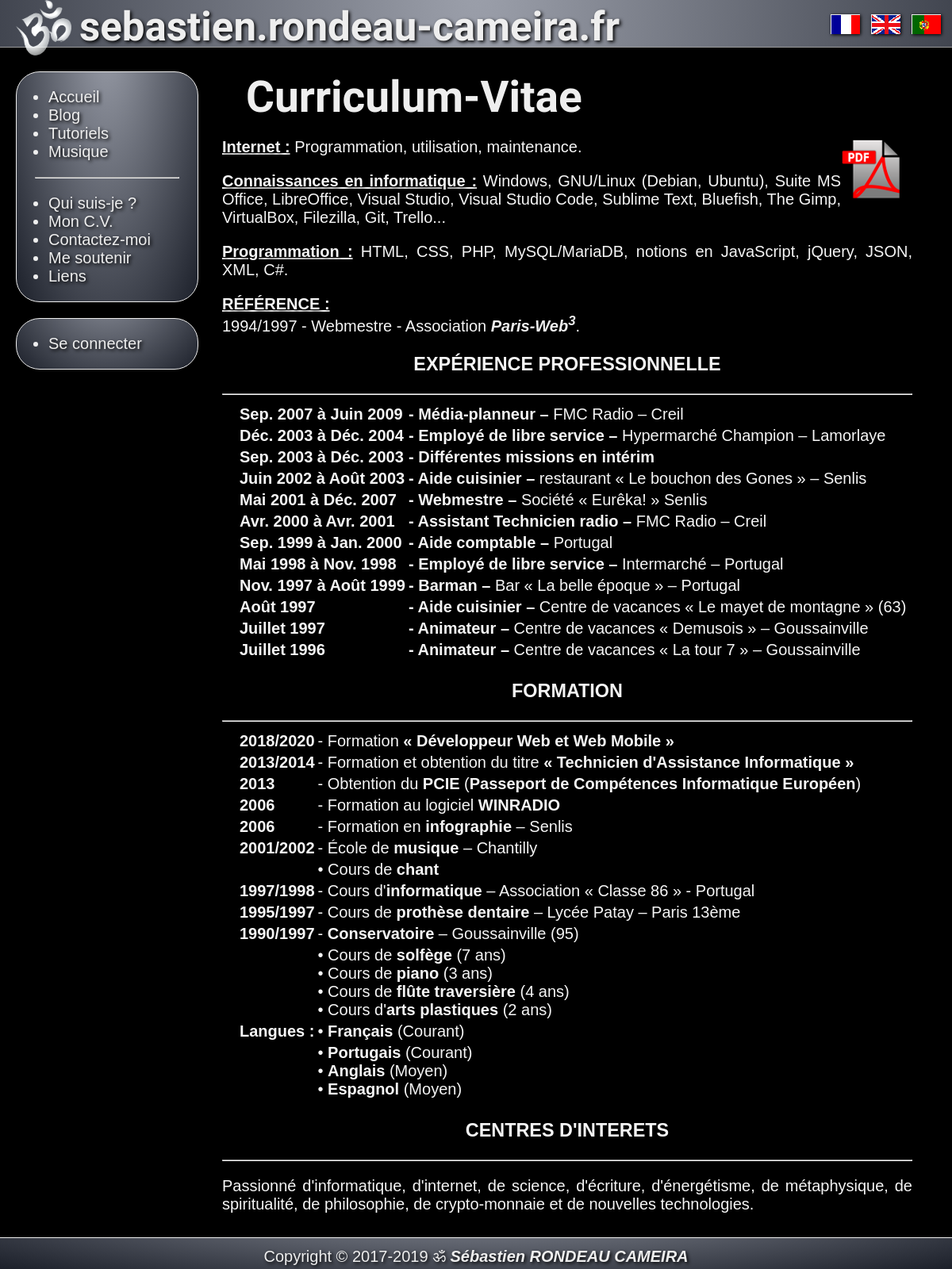
Page /?page=cv on the committed database.
### tables this page shows
CREATE TABLE IF NOT EXISTS `pages_fr` (
`page_id` int(11) NOT NULL,
  `page_slug` varchar(11) NOT NULL,
  `page_title` varchar(50) NOT NULL,
  `page_content` longtext NOT NULL
);

### public_html/index.php (called while the page is built, shortened)
<?php
    require 'includes/inc_gestion_lang.php';
    if (!empty($_GET['page'])) {
        $slug = $_GET['page'];
    }
    else {
        $slug = "home";
        $og_type = "website";
    }
    $pages = new Pages();
    if($lang == 'fr') {
        $page = $pages->findFr($slug);
    } elseif($lang == 'en') {
        $page = $pages->findEn($slug);
    } elseif($lang == 'pt') {
        $page = $pages->findPt($slug);
    }
    $title = $page['page_title'];
    $text = $page['page_content'];
    require 'includes/inc_head.php';
    require 'includes/inc_header.php';
    require 'includes/inc_page_'.$slug.'.php';
    require 'includes/inc_footer.php';

### public_html/App/Db.php (called while the page is built, shortened)
<?php
abstract class Db
{
    protected static $_instance = null;
    public static function getInstance()
    {
        if(self::$_instance === null)
        {
            self::$_instance = new PDO
            (
                'mysql:host=localhost;dbname=sebastien;charset=utf8',
                'sebastien',
                '6spCeWFu8smHKY51',
                [
                    PDO::ATTR_ERRMODE => PDO::ERRMODE_EXCEPTION,
                    PDO::ATTR_DEFAULT_FETCH_MODE => PDO::FETCH_ASSOC
                ]
            );
        }
        return self::$_instance;
    }
    public function __construct()
    {
        $this->pdo = Db::getInstance();
    }
}

### public_html/App/Classes/Pages.php (called while the page is built, shortened)
<?php
class Pages extends Db
{
    public function findFr(string $slug)
    {
        $sql = "SELECT
        `page_id`,
        `page_slug`,
        `page_title`,
        `page_content`
        FROM `pages_fr`
        WHERE `page_slug` = :page_slug";
        $stmt = $this->pdo->prepare($sql);
        $stmt->bindValue(
            ':page_slug',
            $slug
        );
        if($stmt->execute())
        {
            $result = $stmt->fetch();
        }
        return $result;
    }
}

### public_html/includes/inc_page_cv.php (the view)
        <article>
            <div class="title"><?php echo $title; ?></div>
            <div class="article">
<?php echo $text; ?>
            </div>
        </article>

### public_html/css/style.css (style rules this page uses)
:root { --blue: #3c3d76; --dark: #000000; --light: #eeeeee; --font-title: 'Tangerine', serif; --font-default: "Trebuchet MS", "Arial", "Lucida grande", "Bitstream Charter", "Liberation sans", "FreeSans", sans-serif; }
* { box-sizing: border-box; }
a, a:visited { color: var(--light); text-decoration: none; text-shadow: 2px 2px 4px var(--dark); }
article { float: left; padding: 20px; margin-left: 260px; margin-right: 30px; }
body { margin: 0 auto; padding-top: 70px; background-repeat: no-repeat; background-attachment: fixed; background-position: top; background-size: 100%; background-color: var(--dark); font-family: var(--font-default); }
td { vertical-align: top; }
th { padding-left: 20px; }
.article { margin-bottom: 50px; color: whitesmoke; font-size: 20px; text-align: justify; text-shadow: 2px 2px 4px var(--dark); }
.article a, .article a:visited { color: var(--light); font-weight: bold; font-style: italic; font-size: 20px; }
.mid { text-align: center; }
.pdf { width: 90px; height: 92px; float: right; }
.pdf img { width: 90px; height: 92px; }
.title { text-align: left; margin-left: 30px; color: var(--light); font-family: var(--font-title); font-size: 55px; font-weight: bold; text-shadow: 2px 2px 4px var(--dark); }

### rows in the picture
pages_fr: page_title "Curriculum-Vitae", page_content (picture), page_content "Internet : Programmation, utilisation, maintenance. Connaissances en informatique : Windows, GNU/Linux (Debian, Ubuntu), Suite MS Office, LibreOffice, Visual Studio, Visual Studio Code, Sublime Text, Bluefish, The Gimp, VirtualBox, Filezilla, Git, Trello... Programmation : HTML, CSS, PHP, MySQL/MariaDB, notions en JavaScript, jQuery, JSON, XML, C#. RÉFÉRENCE : 1994/1997 - Webmestre - Association Paris-Web 3 . EXPÉRIENCE PROFESSIONNELLE Sep. 2007 à Juin 2009 - Média-planneur – FMC Radio – Creil Déc. 2003 à Déc. 2004 - Employé de libre service – Hypermarché Champion – Lamorlaye Sep. 2003 à Déc. 2003 - Différentes missions en intérim Juin 2002 à Août 2003 - Aide cuisinier – restaurant « Le…"
